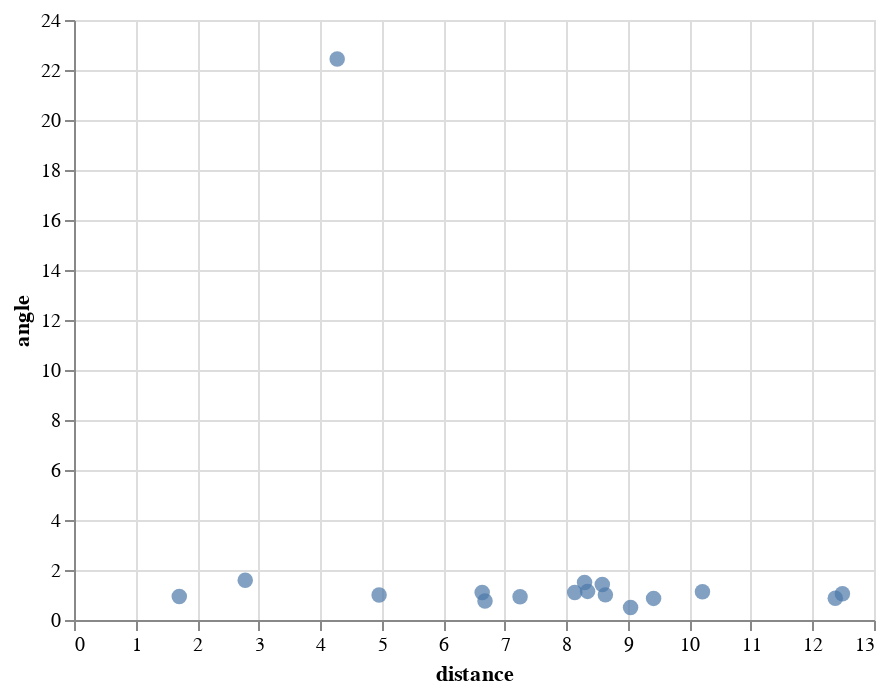

The notebook cell saved with this chart:
### Code cell
l = list(zip(*res["multitask"]))
z = l[1]
y = l[0]
df = pd.DataFrame()
df['distance'] = z
df['distance'] = df['distance'].apply(lambda x: x.item())
df['angle'] = y
df['angle'] = df['angle'].apply(lambda x: x.item())
df['driver'] = range(len(y))
alt.Chart(df).mark_circle(size=60).encode(
    x='distance',
    y='angle',
    tooltip=['driver']
).interactive()

### Figure 1 — Vega-Lite specification as saved in the notebook (floating-point values rounded to 4 significant figures)
{"config": {"view": {"continuousWidth": 400, "continuousHeight": 300}}, "data": {"name": "data-04e9dd2c6691c9efe3bcd2644d31cef8"}, "mark": {"type": "circle", "size": 60}, "encoding": {"tooltip": [{"field": "driver", "type": "quantitative"}], "x": {"field": "distance", "type": "quantitative"}, "y": {"field": "angle", "type": "quantitative"}}, "selection": {"selector009": {"type": "interval", "bind": "scales", "encodings": ["x", "y"]}}, "$schema": "https://vega.github.io/schema/vega-lite/v4.17.0.json", "datasets": {"data-04e9dd2c6691c9efe3bcd2644d31cef8": [{"distance": 9.044, "angle": 0.5013, "driver": 0}, {"distance": 6.679, "angle": 0.7587, "driver": 1}, {"distance": 8.346, "angle": 1.144, "driver": 2}, {"distance": 4.958, "angle": 1.001, "driver": 3}, {"distance": 10.21, "angle": 1.131, "driver": 4}, {"distance": 8.585, "angle": 1.423, "driver": 5}, {"distance": 12.49, "angle": 1.051, "driver": 6}, {"distance": 8.297, "angle": 1.498, "driver": 7}, {"distance": 1.711, "angle": 0.9381, "driver": 8}, {"distance": 4.277, "angle": 22.44, "driver": 9}, {"distance": 9.418, "angle": 0.8648, "driver": 10}, {"distance": 7.248, "angle": 0.9312, "driver": 11}, {"distance": 2.783, "angle": 1.587, "driver": 12}, {"distance": 6.633, "angle": 1.096, "driver": 13}, {"distance": 8.137, "angle": 1.098, "driver": 14}, {"distance": 12.37, "angle": 0.8705, "driver": 15}, {"distance": 8.635, "angle": 1.005, "driver": 16}]}}
